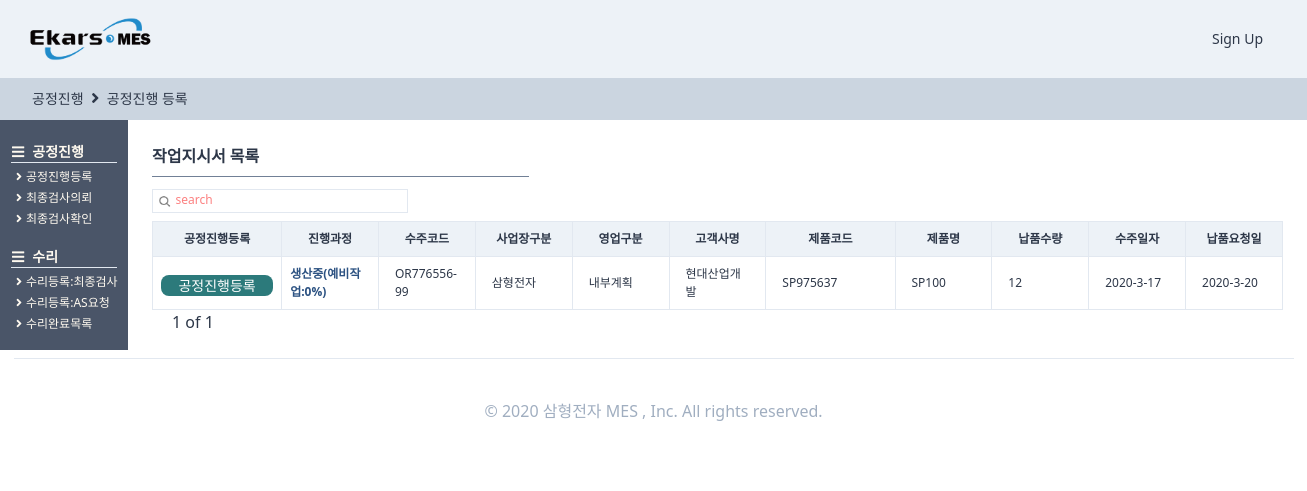
The page /producemanages/worklist/ on the database as committed earlier.
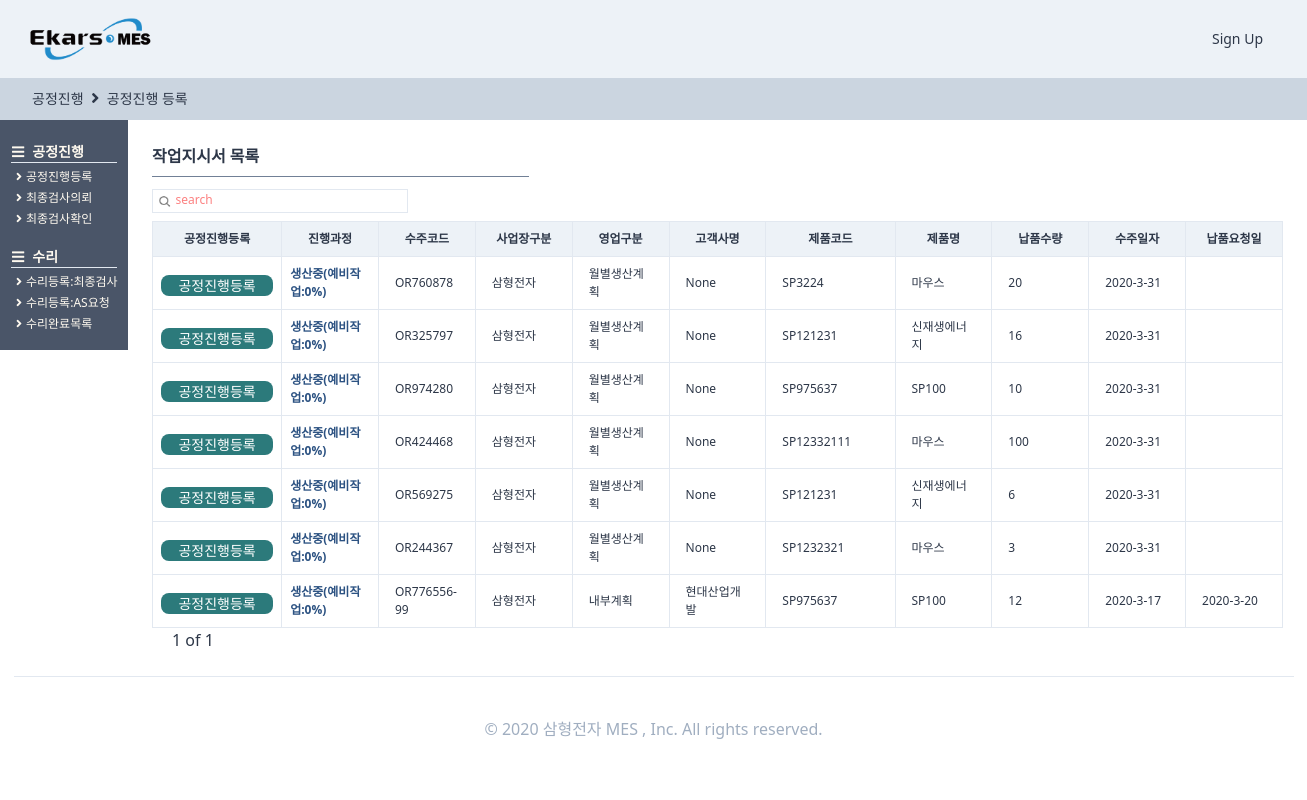
The same page on the database as committed later.
### orders/models.py (models this page shows, shortened)
class OrderRegister(TimeStampedModel):
    입찰 = "입찰"
    대리점 = "대리점"
    AS = "A/S"
    내부계획 = "내부계획"
    월별생산계획 = "월별생산계획"
    영업구분_CHOICES = (
        (입찰, "입찰"),
        (대리점, "대리점"),
        (AS, "A/S"),
        (내부계획, "내부계획"),
        (월별생산계획, "월별생산계획"),
    )
    삼형전자 = "삼형전자"
    엠에스텔레콤 = "엠에스텔레콤"
    사업장구분_CHOICES = (
        (삼형전자, "삼형전자"),
        (엠에스텔레콤, "엠에스텔레콤"),
    )
    출하완료 = "출하완료"
    출하미완료 = "출하미완료"
    출하구분_CHOICES = (
        (출하완료, "출하완료"),
        (출하미완료, "출하미완료"),
    )
    단품 = "단품"
    랙 = "랙"
    제품구분_CHOICES = (
        (단품, "단품"),
        (랙, "랙"),
    )
    랙생산의뢰 = models.ForeignKey(
        "self", related_name="단품생산의뢰", on_delete=models.SET_NULL, null=True, blank=True
    )
    작성자 = models.ForeignKey(
        users_models.User,
        related_name="수주등록",
        on_delete=models.SET_NULL,
        null=True,
        blank=True,
    )
    수주코드 = models.CharField(max_length=50)
    영업구분 = models.CharField(choices=영업구분_CHOICES, max_length=10, blank=True, default=입찰)
    제품구분 = models.CharField(choices=제품구분_CHOICES, max_length=10, blank=True, default=단품)
    사업장구분 = models.CharField(
        choices=사업장구분_CHOICES, max_length=10, blank=True, default=삼형전자
    )
    수주일자 = models.DateField(auto_now=False, auto_now_add=False)
    고객사명 = models.ForeignKey(
        SI_models.CustomerPartner,
        related_name="수주등록",
        on_delete=models.SET_NULL,
        null=True,
        blank=True,
    )
    현장명 = models.CharField(max_length=50, null=True)
    납품요청일 = models.DateField(auto_now=False, auto_now_add=False, blank=True, null=True)
    납품수량 = models.IntegerField()
    특이사항 = models.TextField(blank=True)
    단품모델 = models.ForeignKey(
        SI_models.SingleProduct,
        related_name="수주등록",
        on_delete=models.SET_NULL,
        null=True,
        blank=True,
    )
    랙모델 = models.ForeignKey(
        SI_models.RackProduct,
        related_name="수주등록",
        on_delete=models.SET_NULL,
        null=True,
        blank=True,
    )
    출하구분 = models.CharField(
        choices=출하구분_CHOICES, max_length=10, blank=True, default=출하미완료
    )
    랙조립도면 = models.FileField(
        upload_to="blueprint", blank=True, null=True, help_text="랙 수주의 경우 조립도면을 첨부해주세요."
    )
    class Meta:
        verbose_name = "수주등록"
        verbose_name_plural = "수주등록"
    def process(self):
        try:
            pro = self.생산요청
            try:
                cess = self.생산요청.생산계획.현재공정
                pro = self.생산요청.생산계획.현재공정달성율
                try:
                    pro = self.생산요청.생산계획.작업지시서.작업지시서등록.최종검사
                    try:
                        pro = self.생산요청.생산계획.작업지시서.작업지시서등록.최종검사.최종검사등록
                        return "최종검사완료"
                    except:
                        return "최종검사의뢰완료"
                except:
                    return f"생산중({cess}:{pro})"
            except:
                return "생산의뢰완료"
        except:
            return "수주등록완료"

### producemanages/models.py (models this page shows, shortened)
class ProduceRegister(TimeStampedModel):
    예비작업 = "예비작업"
    조립 = "조립"
    검사 = "검사"
    현재공정_CHOICES = (
        (예비작업, "예비작업"),
        (조립, "조립"),
        (검사, "검사"),
    )
    사영 = "0%"
    사일 = "25%"
    사이 = "50%"
    사삼 = "75%"
    사사 = "100%"
    현재공정달성율_CHOICES = (
        (사영, "0%"),
        (사일, "25%"),
        (사이, "50%"),
        (사삼, "75%"),
        (사사, "100%"),
    )
    작성자 = models.ForeignKey(
        users_models.User,
        related_name="생산계획등록",
        on_delete=models.SET_NULL,
        null=True,
        blank=True,
    )
    생산계획등록코드 = models.CharField(max_length=50)
    생산의뢰 = models.OneToOneField(
        orders_models.OrderProduce,
        related_name="생산계획",
        on_delete=models.SET_NULL,
        null=True,
    )
    현재공정 = models.CharField(
        choices=현재공정_CHOICES, max_length=10, null=True, default=예비작업
    )
    현재공정달성율 = models.CharField(
        choices=현재공정달성율_CHOICES, max_length=10, null=True, default=사영
    )
    계획생산량 = models.IntegerField(null=True)
    일일생산량 = models.IntegerField(null=True)
    누적생산량 = models.IntegerField(null=True, blank=True)
    특이사항 = models.CharField(max_length=100, null=True, blank=True)
    class Meta:
        verbose_name = "생산계획등록"
        verbose_name_plural = "생산계획등록"
    def successrate(self):
        if self.누적생산량 is None:
            return f"0%"
        else:
            rate = (self.누적생산량 / self.계획생산량) * 100
            rate = round(rate, 2)
            return f"{rate}%"
    successrate.short_description = "계획 생산량 달성율"

### StandardInformation/models.py (models this page shows, shortened)
class CustomerPartner(TimeStampedModel):
    고객 = "고객"
    대리점 = "대리점"
    공급처 = "공급처"
    거래처_CHOICES = (
        (고객, "고객"),
        (대리점, "대리점"),
        (공급처, "공급처"),
    )
    고객작성자 = models.ForeignKey(
        "users.User", related_name="고객거래처작성자", on_delete=models.SET_NULL, null=True
    )
    작성일 = models.DateField(auto_now=True, auto_now_add=False)
    거래처구분 = models.CharField(choices=거래처_CHOICES, max_length=4, default=공급처)
    거래처코드 = models.CharField(max_length=50, null=True)
    거래처명 = models.CharField(max_length=70, null=True)
    사업자등록번호 = models.CharField(max_length=50, null=True)
    고객담당자 = models.ForeignKey(
        "users.User", related_name="고객거래처담당자", on_delete=models.SET_NULL, null=True
    )
    연락처 = models.CharField(max_length=50, blank=True)
    이메일 = models.EmailField(max_length=254)
    사업장주소 = models.CharField(max_length=70, blank=True, null=True)
    사업자등록증첨부 = models.FileField(blank=True, null=True)
    특이사항 = models.TextField(blank=True, null=True)
    사용여부 = models.BooleanField(default=False)
    class Meta:
        verbose_name = "고객"
        verbose_name_plural = "고객"
    def __str__(self):
        return self.거래처명

class SingleProduct(TimeStampedModel):
    작성자 = models.ForeignKey(
        "users.User", related_name="단품제품작성자", on_delete=models.SET_NULL, null=True
    )
    작성일 = models.DateField(auto_now=True, auto_now_add=False)
    모델코드 = models.CharField(max_length=80, blank=True)
    모델명 = models.CharField(max_length=30, blank=True)
    규격 = models.CharField(max_length=80, blank=True)
    단위 = models.CharField(max_length=10, blank=True)
    단가 = models.IntegerField(null=True)
    class Meta:
        verbose_name = "단품제품"
        verbose_name_plural = "단품제품"

### producemanages/views.py (the view, shortened to what this page needs)
# urls.py: path("worklist/", views.worklist, name="worklist"),
def worklist(request):
    user = request.user
    search = request.GET.get("search")
    if search is None:
        l_order = []
        order = OR_models.OrderRegister.objects.filter(제품구분="단품").order_by("-created")
        for s in order:
            try:
                s.생산요청.생산계획.작업지시서
                try:
                    s.생산요청.생산계획.작업지시서.작업지시서등록
                except:
                    l_order.append(s)
            except:
                pass
        s_bool = False
    pagediv = 7
    totalpage = int(math.ceil(len(l_order) / pagediv))
    paginator = Paginator(l_order, pagediv, orphans=0)
    page = request.GET.get("page", "1")
    l_order = paginator.get_page(page)
    nextpage = int(page) + 1
    previouspage = int(page) - 1
    notsamebool = True
    nonpage = False
    if totalpage == 0:
        nonpage = True
    if int(page) == totalpage:
        notsamebool = False
    if (search is None) or (search == ""):
        search = "search"
    return render(
        request,
        "producemanages/worklist.html",
        {
            "s_order": l_order,
            "search": search,
            "page": page,
            "totalpage": totalpage,
            "notsamebool": notsamebool,
            "nextpage": nextpage,
            "previouspage": previouspage,
            "s_bool": s_bool,
            "nonpage": nonpage,
        },
    )

### templates/producemanages/worklist.html (shortened to what this page needs)
{%extends "producemanages/producehome.html"%}
{%load static%}
{%block head_title%}
<i class="fas fa-angle-right text-base mx-1"></i>
<a href="{%url "producemanages:worklist"%}" class="hover:font-bold">
    공정진행 등록
</a>
{%endblock head_title %}
{%block main_contens%}
<div class="flex flex-col">
    <div class="w-full h-full pl-32 -mt-6 font-semibold pt-12 flex flex-col ">
        <div class="flex flex-col p-6 w-full ">
            <span class="border-b w-1/3 mb-3 border-gray-600 pb-2 font-semibold text-base">작업지시서 목록 </span>
            <div class="w-64 border h-6 mb-2">
                <form method="get" action="" class="w-full flex ">
                    <button class="w-4 h-4 mt-1 ml-1  rounded-xl bg-cover bg-center"
                        style="background-image:url({% static 'img/search.png' %});"></button>
                    <input name="search" placeholder={{search}}
                        class="ml-1 w-full border-none search-box text-xs font-medium placeholder-red-400 focus: outline-none" />
                </form>
            </div>
            <div class="flex ">
                <div class="flew flex-col">
                    <table class="table-fixed font-light text-xs w-full">
                        <thead>
                            <tr>
                                <th class="border bg-gray-200 px-2 py-2 w-32">공정진행등록</th>
                                <th class="border bg-gray-200 px-2 py-2 w-24">진행과정</th>
                                <th class="border bg-gray-200 px-4 py-2 w-24">수주코드</th>
                                <th class="border bg-gray-200 px-4 py-2 w-24">사업장구분</th>
                                <th class="border bg-gray-200 px-4 py-2 w-24">영업구분</th>
                                <th class="border bg-gray-200 px-4 py-2 w-24">고객사명</th>
                                <th class="border bg-gray-200 px-4 py-2 w-32">제품코드</th>
                                <th class="border bg-gray-200 px-4 py-2 w-24">제품명</th>
                                <th class="border bg-gray-200 px-4 py-2 w-24">납품수량</th>
                                <th class="border bg-gray-200 px-4 py-2 w-24">수주일자</th>
                                <th class="border bg-gray-200 px-4 py-2 w-24">납품요청일</th>
                            </tr>
                        </thead>
                        <tbody>
                            {%for list in s_order%}
                            <tr>
                                <td class="border px-2 py-2 font-bold
                            text-blue-800 justify-center">
                                    <a href="{%url "producemanages:workregister" list.pk %}">
                                        <div
                                            class="btn-link hover:bg-blue-800 bg-teal-700 hover:font-bold mt-1 mb-0  w-full">
                                            공정진행등록
                                        </div>
                                    </a>
                                </td>
                                <td class="border px-2 py-2 font-bold
                            text-blue-800 ">
                                    {{list.process}}</td>
                                <td class="border px-4 py-2  hover:text-blue-700 hover:font-bold "><a
                                        href="{%url "producemanages:orderdetailforwork" list.pk %}">
                                        {{list.수주코드}}</a></td>
                                <td class="border px-4 py-2">{{list.사업장구분}}</td>
                                <td class="border px-4 py-2">{{list.영업구분}}</td>
                                <td class="border px-4 py-2">{{list.고객사명}}</td>
                                {%if list.제품구분 == "단품"%}
                                <td class="border px-4 py-2">{{list.단품모델.모델코드}}</td>
                                <td class="border px-4 py-2">{{list.단품모델.모델명}}</td>
                                {%else%}
                                <td class="border px-4 py-2">{{list.랙모델.랙시리얼코드}}</td>
                                <td class="border px-4 py-2">{{list.랙모델.랙모델명}}</td>
                                {%endif%}
                                <td class="border px-4 py-2">{{list.납품수량}}</td>
                                <td class="border px-4 py-2">
                                    {{list.수주일자.year}}-{{list.수주일자.month}}-{{list.수주일자.day}}</td>
                                <td class="border px-4 py-2">
                                    {%if list.납품요청일 is None%}
                                    {%else%}
                                    {{list.납품요청일.year}}-{{list.납품요청일.month}}-{{list.납품요청일.day}}{%endif%}</td>
                            </tr>
                            {%endfor%}
                        </tbody>
                    </table>
                    {%if nonpage%}
                    {%else%}
                    <div class="flex ml-2">
                        <span class="mx-3 font-medium  text-base">{{page}} of
                            {{totalpage}}</span>
                    </div>
                    {%endif%}
                </div>
            </div>
        </div>
    </div>
</div>
{%endblock main_contens %}

Rows that differ between the two databases and show on the page:
added OrderRegister: process "생산중(예비작업:0%)", 수주코드 "OR760878", 사업장구분 "삼형전자", 영업구분 "월별생산계획", 고객사명 "None", 단품모델.모델코드 "SP3224", 단품모델.모델명 "마우스", 납품수량 "20", 수주일자.year "2020", 수주일자.month "3", 수주일자.day "31"
added OrderRegister: process "생산중(예비작업:0%)", 수주코드 "OR325797", 사업장구분 "삼형전자", 영업구분 "월별생산계획", 고객사명 "None", 단품모델.모델코드 "SP121231", 단품모델.모델명 "신재생에너지", 납품수량 "16", 수주일자.year "2020", 수주일자.month "3", 수주일자.day "31"
added OrderRegister: process "생산중(예비작업:0%)", 수주코드 "OR974280", 사업장구분 "삼형전자", 영업구분 "월별생산계획", 고객사명 "None", 단품모델.모델코드 "SP975637", 단품모델.모델명 "SP100", 납품수량 "10", 수주일자.year "2020", 수주일자.month "3", 수주일자.day "31"
added OrderRegister: process "생산중(예비작업:0%)", 수주코드 "OR424468", 사업장구분 "삼형전자", 영업구분 "월별생산계획", 고객사명 "None", 단품모델.모델코드 "SP12332111", 단품모델.모델명 "마우스", 납품수량 "100", 수주일자.year "2020", 수주일자.month "3", 수주일자.day "31"
added OrderRegister: process "생산중(예비작업:0%)", 수주코드 "OR569275", 사업장구분 "삼형전자", 영업구분 "월별생산계획", 고객사명 "None", 단품모델.모델코드 "SP121231", 단품모델.모델명 "신재생에너지", 납품수량 "6", 수주일자.year "2020", 수주일자.month "3", 수주일자.day "31"
added OrderRegister: process "생산중(예비작업:0%)", 수주코드 "OR244367", 사업장구분 "삼형전자", 영업구분 "월별생산계획", 고객사명 "None", 단품모델.모델코드 "SP1232321", 단품모델.모델명 "마우스", 납품수량 "3", 수주일자.year "2020", 수주일자.month "3", 수주일자.day "31"
